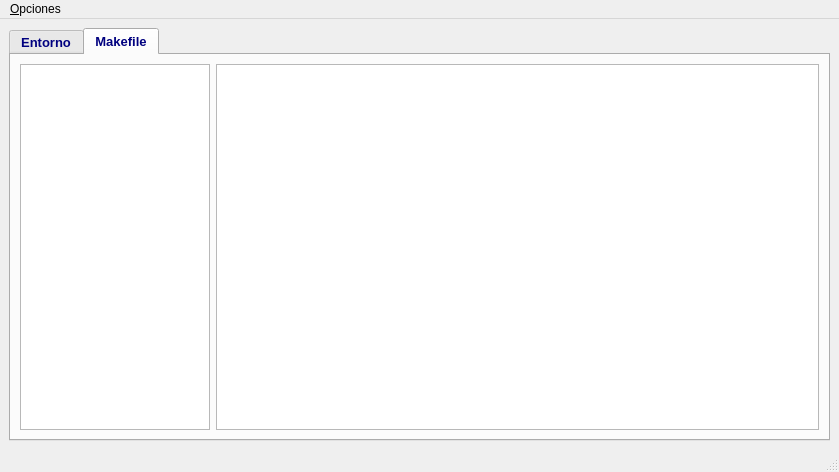
<ui version="4.0" >
 <class>MainWindow</class>
 <widget class="QMainWindow" name="MainWindow" >
  <property name="geometry" >
   <rect>
    <x>0</x>
    <y>0</y>
    <width>839</width>
    <height>472</height>
   </rect>
  </property>
  <property name="windowTitle" >
   <string>MainWindow</string>
  </property>
  <widget class="QWidget" name="centralwidget" >
   <layout class="QGridLayout" >
    <item row="0" column="0" >
     <widget class="QTabWidget" name="tabWidget" >
      <property name="palette" >
       <palette>
        <active>
         <colorrole role="WindowText" >
          <brush brushstyle="SolidPattern" >
           <color alpha="255" >
            <red>0</red>
            <green>0</green>
            <blue>127</blue>
           </color>
          </brush>
         </colorrole>
         <colorrole role="Dark" >
          <brush brushstyle="SolidPattern" >
           <color alpha="255" >
            <red>0</red>
            <green>0</green>
            <blue>127</blue>
           </color>
          </brush>
         </colorrole>
         <colorrole role="Text" >
          <brush brushstyle="SolidPattern" >
           <color alpha="255" >
            <red>0</red>
            <green>0</green>
            <blue>0</blue>
           </color>
          </brush>
         </colorrole>
         <colorrole role="ButtonText" >
          <brush brushstyle="SolidPattern" >
           <color alpha="255" >
            <red>0</red>
            <green>0</green>
            <blue>127</blue>
           </color>
          </brush>
         </colorrole>
        </active>
        <inactive>
         <colorrole role="WindowText" >
          <brush brushstyle="SolidPattern" >
           <color alpha="255" >
            <red>0</red>
            <green>0</green>
            <blue>127</blue>
           </color>
          </brush>
         </colorrole>
         <colorrole role="Dark" >
          <brush brushstyle="SolidPattern" >
           <color alpha="255" >
            <red>0</red>
            <green>0</green>
            <blue>127</blue>
           </color>
          </brush>
         </colorrole>
         <colorrole role="Text" >
          <brush brushstyle="SolidPattern" >
           <color alpha="255" >
            <red>0</red>
            <green>0</green>
            <blue>0</blue>
           </color>
          </brush>
         </colorrole>
         <colorrole role="ButtonText" >
          <brush brushstyle="SolidPattern" >
           <color alpha="255" >
            <red>0</red>
            <green>0</green>
            <blue>127</blue>
           </color>
          </brush>
         </colorrole>
        </inactive>
        <disabled>
         <colorrole role="WindowText" >
          <brush brushstyle="SolidPattern" >
           <color alpha="255" >
            <red>0</red>
            <green>0</green>
            <blue>127</blue>
           </color>
          </brush>
         </colorrole>
         <colorrole role="Dark" >
          <brush brushstyle="SolidPattern" >
           <color alpha="255" >
            <red>0</red>
            <green>0</green>
            <blue>127</blue>
           </color>
          </brush>
         </colorrole>
         <colorrole role="Text" >
          <brush brushstyle="SolidPattern" >
           <color alpha="255" >
            <red>0</red>
            <green>0</green>
            <blue>127</blue>
           </color>
          </brush>
         </colorrole>
         <colorrole role="ButtonText" >
          <brush brushstyle="SolidPattern" >
           <color alpha="255" >
            <red>0</red>
            <green>0</green>
            <blue>127</blue>
           </color>
          </brush>
         </colorrole>
        </disabled>
       </palette>
      </property>
      <property name="font" >
       <font>
        <pointsize>10</pointsize>
        <weight>75</weight>
        <bold>true</bold>
       </font>
      </property>
      <property name="currentIndex" >
       <number>1</number>
      </property>
      <widget class="QWidget" name="tab_envVariable" >
       <attribute name="title" >
        <string>Entorno</string>
       </attribute>
       <layout class="QHBoxLayout" >
        <item>
         <widget class="QListWidget" name="listEnvironVariable" >
          <property name="maximumSize" >
           <size>
            <width>190</width>
            <height>16777215</height>
           </size>
          </property>
         </widget>
        </item>
        <item>
         <widget class="QGroupBox" name="groupBox" >
          <property name="minimumSize" >
           <size>
            <width>600</width>
            <height>0</height>
           </size>
          </property>
          <property name="cursor" >
           <cursorShape>ArrowCursor</cursorShape>
          </property>
          <property name="focusPolicy" >
           <enum>Qt::NoFocus</enum>
          </property>
          <property name="title" >
           <string> Detalle </string>
          </property>
          <property name="alignment" >
           <set>Qt::AlignLeading</set>
          </property>
          <layout class="QGridLayout" >
           <item row="0" column="0" >
            <widget class="QLabel" name="label" >
             <property name="text" >
              <string>Valor</string>
             </property>
            </widget>
           </item>
           <item row="0" column="1" >
            <widget class="QLineEdit" name="q_lineValue" >
             <property name="focusPolicy" >
              <enum>Qt::StrongFocus</enum>
             </property>
             <property name="readOnly" >
              <bool>true</bool>
             </property>
            </widget>
           </item>
           <item row="1" column="0" >
            <widget class="QLabel" name="label_2" >
             <property name="text" >
              <string>Fichero</string>
             </property>
            </widget>
           </item>
           <item row="1" column="1" >
            <widget class="QLineEdit" name="q_lineFileName" >
             <property name="focusPolicy" >
              <enum>Qt::StrongFocus</enum>
             </property>
             <property name="readOnly" >
              <bool>true</bool>
             </property>
            </widget>
           </item>
           <item row="2" column="0" >
            <widget class="QLabel" name="label_3" >
             <property name="text" >
              <string>Contenido</string>
             </property>
            </widget>
           </item>
           <item row="2" column="1" >
            <widget class="QTextBrowser" name="q_textContain" >
             <property name="frameShape" >
              <enum>QFrame::Panel</enum>
             </property>
             <property name="tabChangesFocus" >
              <bool>true</bool>
             </property>
             <property name="acceptRichText" >
              <bool>true</bool>
             </property>
            </widget>
           </item>
          </layout>
         </widget>
        </item>
       </layout>
      </widget>
      <widget class="QWidget" name="tab_makeVariable" >
       <attribute name="title" >
        <string>Makefile</string>
       </attribute>
       <layout class="QHBoxLayout" >
        <item>
         <widget class="QListWidget" name="q_listMakeVariable" >
          <property name="maximumSize" >
           <size>
            <width>190</width>
            <height>16777215</height>
           </size>
          </property>
         </widget>
        </item>
        <item>
         <widget class="QTextBrowser" name="q_textMakefileValue" >
          <property name="minimumSize" >
           <size>
            <width>600</width>
            <height>0</height>
           </size>
          </property>
         </widget>
        </item>
       </layout>
      </widget>
     </widget>
    </item>
   </layout>
  </widget>
  <widget class="QMenuBar" name="menubar" >
   <property name="geometry" >
    <rect>
     <x>0</x>
     <y>0</y>
     <width>839</width>
     <height>35</height>
    </rect>
   </property>
   <widget class="QMenu" name="menu_Opciones" >
    <property name="title" >
     <string>&amp;Opciones</string>
    </property>
    <addaction name="separator" />
    <addaction name="action_About" />
    <addaction name="action_Quit" />
   </widget>
   <addaction name="menu_Opciones" />
  </widget>
  <widget class="QStatusBar" name="statusbar" />
  <action name="action_About" >
   <property name="text" >
    <string>&amp;About</string>
   </property>
  </action>
  <action name="action_Quit" >
   <property name="text" >
    <string>&amp;Quit</string>
   </property>
  </action>
 </widget>
 <resources/>
 <connections>
  <connection>
   <sender>action_Quit</sender>
   <signal>triggered()</signal>
   <receiver>MainWindow</receiver>
   <slot>close()</slot>
   <hints>
    <hint type="sourcelabel" >
     <x>-1</x>
     <y>-1</y>
    </hint>
    <hint type="destinationlabel" >
     <x>419</x>
     <y>235</y>
    </hint>
   </hints>
  </connection>
 </connections>
</ui>
